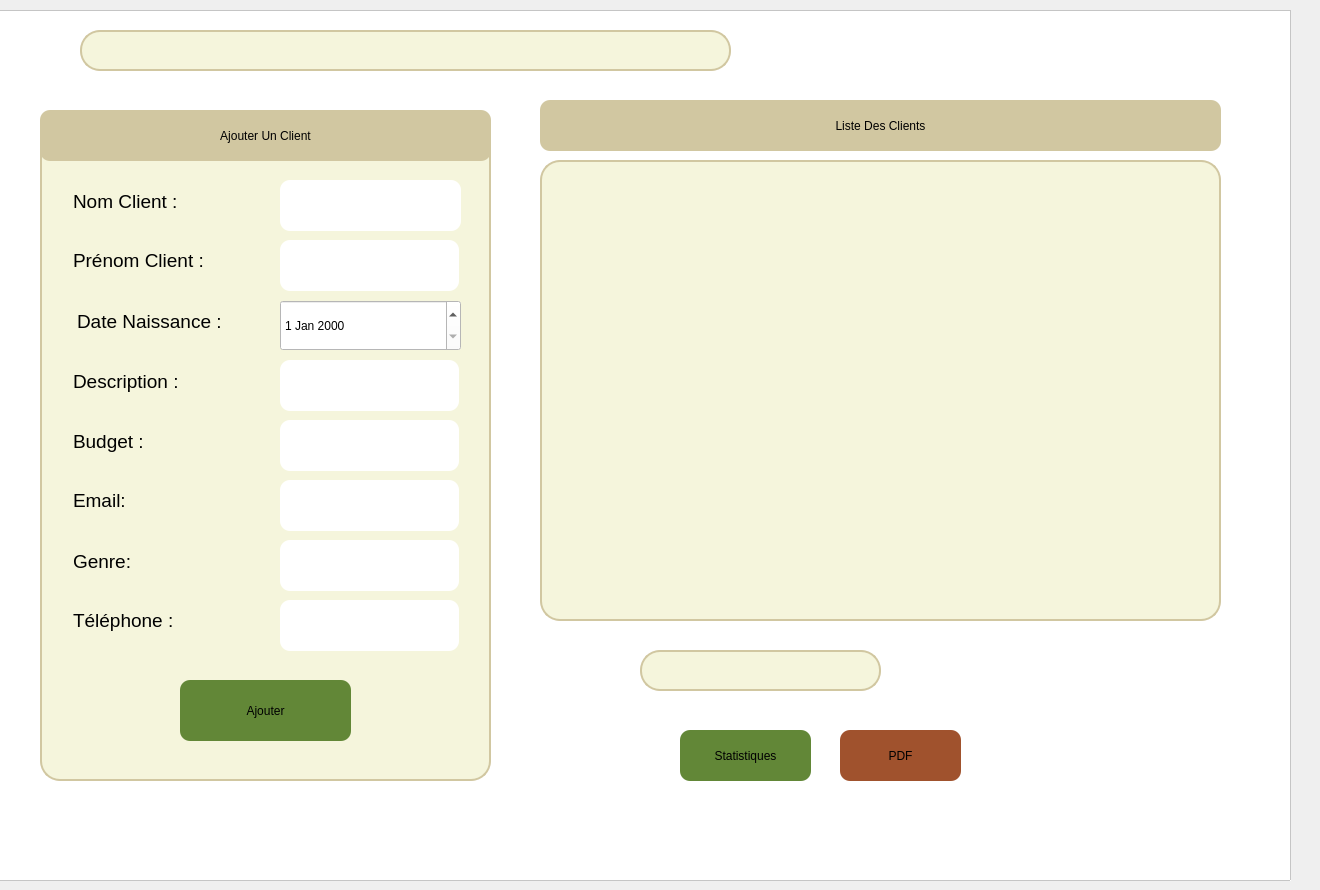
    <widget class="QWidget" name="PageGestionClients">
     <widget class="QFrame" name="frame">
      <property name="geometry">
       <rect>
        <x>-20</x>
        <y>10</y>
        <width>1311</width>
        <height>871</height>
       </rect>
      </property>
      <property name="styleSheet">
       <string notr="true">background-color:rgb(255,255,255);
font:20pt &quot;Segoe Ui&quot;;</string>
      </property>
      <property name="frameShape">
       <enum>QFrame::Shape::StyledPanel</enum>
      </property>
      <property name="frameShadow">
       <enum>QFrame::Shadow::Raised</enum>
      </property>
      <widget class="QLabel" name="label_103">
       <property name="geometry">
        <rect>
         <x>40</x>
         <y>20</y>
         <width>51</width>
         <height>41</height>
        </rect>
       </property>
       <property name="styleSheet">
        <string notr="true">image: url(:/res/search.png)</string>
       </property>
       <property name="text">
        <string/>
       </property>
      </widget>
      <widget class="QLineEdit" name="cher_nom">
       <property name="geometry">
        <rect>
         <x>100</x>
         <y>20</y>
         <width>651</width>
         <height>41</height>
        </rect>
       </property>
       <property name="styleSheet">
        <string notr="true">QLineEdit {
    border: 2px solid rgb(209, 199, 161); /* Bordure légèrement plus foncée */
    border-radius: 20px; /* Coins arrondis */
    color: #000; /* Texte noir */
    padding-left: 20px;
    padding-right: 20px;
    background-color: rgb(245, 245, 220); /* Beige */
}

QLineEdit:hover {
    border: 2px solid rgb(160, 150, 120); /* Bordure plus foncée au survol */
    background-color: rgb(255, 255, 235); /* Fond légèrement plus clair */
}

QLineEdit:focus {
    border: 2px solid rgb(100, 80, 50); /* Bordure encore plus foncée lors du focus */
    background-color: rgb(255, 255, 240); /* Fond encore plus clair lors du focus */
    box-shadow: 0 0 5px rgba(0, 0, 0, 0.2); /* Ombre autour du champ en focus */
}
</string>
       </property>
       <property name="cursorMoveStyle">
        <enum>Qt::CursorMoveStyle::LogicalMoveStyle</enum>
       </property>
      </widget>
      <widget class="QPushButton" name="pushButton_48">
       <property name="geometry">
        <rect>
         <x>860</x>
         <y>720</y>
         <width>121</width>
         <height>51</height>
        </rect>
       </property>
       <property name="styleSheet">
        <string notr="true">QPushButton {
background-color: rgb(160, 82, 45);
font: 10pt &quot;Sylfaen&quot;;
border-radius: 10px;
}
QPushButton:hover {
    background-color: #D2B48C; /* Marron soft */
}
</string>
       </property>
       <property name="text">
        <string>PDF</string>
       </property>
      </widget>
      <widget class="QLineEdit" name="input">
       <property name="geometry">
        <rect>
         <x>660</x>
         <y>640</y>
         <width>241</width>
         <height>41</height>
        </rect>
       </property>
       <property name="styleSheet">
        <string notr="true">QLineEdit {
    border: 2px solid rgb(209, 199, 161); /* Bordure légèrement plus foncée */
    border-radius: 20px; /* Coins arrondis */
    color: #000; /* Texte noir */
    padding-left: 20px;
    padding-right: 20px;
    background-color: rgb(245, 245, 220); /* Beige */
}

QLineEdit:hover {
    border: 2px solid rgb(160, 150, 120); /* Bordure plus foncée au survol */
    background-color: rgb(255, 255, 235); /* Fond légèrement plus clair */
}

QLineEdit:focus {
    border: 2px solid rgb(100, 80, 50); /* Bordure encore plus foncée lors du focus */
    background-color: rgb(255, 255, 240); /* Fond encore plus clair lors du focus */
    box-shadow: 0 0 5px rgba(0, 0, 0, 0.2); /* Ombre autour du champ en focus */
}
</string>
       </property>
       <property name="cursorMoveStyle">
        <enum>Qt::CursorMoveStyle::LogicalMoveStyle</enum>
       </property>
      </widget>
      <widget class="QPushButton" name="pushButton_47">
       <property name="geometry">
        <rect>
         <x>700</x>
         <y>720</y>
         <width>131</width>
         <height>51</height>
        </rect>
       </property>
       <property name="styleSheet">
        <string notr="true">QPushButton {
background-color: rgb(98, 135, 55);
font: 10pt &quot;Sylfaen&quot;;
border-radius: 10px;
}
QPushButton:hover {
background-color: #7E9C5A;
}</string>
       </property>
       <property name="text">
        <string>Statistiques</string>
       </property>
      </widget>
      <widget class="QFrame" name="frame_16">
       <property name="geometry">
        <rect>
         <x>60</x>
         <y>100</y>
         <width>451</width>
         <height>671</height>
        </rect>
       </property>
       <property name="styleSheet">
        <string notr="true">QFrame {
    border: 2px solid rgb(209, 199, 161); /* Bordure légèrement plus foncée */
    border-radius: 20px; /* Coins arrondis */
    color: #000; /* Texte noir */
    padding-left: 20px;
    padding-right: 20px;
    background-color: rgb(245, 245, 220); /* Beige */
}

QLineEdit:hover {
    border: 2px solid rgb(160, 150, 120); /* Bordure plus foncée au survol */
    background-color: rgb(255, 255, 235); /* Fond légèrement plus clair */
}

QFrame:focus {
   border: 2px solid rgb(100, 80, 50); /* Bordure encore plus foncée lors du focus */
    background-color: rgb(255, 255, 240); /* Fond encore plus clair lors du focus */
    box-shadow: 0 0 5px rgba(0, 0, 0, 0.2); /* Ombre autour du champ en focus */
}
</string>
       </property>
       <property name="frameShape">
        <enum>QFrame::Shape::StyledPanel</enum>
       </property>
       <property name="frameShadow">
        <enum>QFrame::Shadow::Raised</enum>
       </property>
       <widget class="QPushButton" name="pushButton_49">
        <property name="geometry">
         <rect>
          <x>0</x>
          <y>0</y>
          <width>451</width>
          <height>51</height>
         </rect>
        </property>
        <property name="styleSheet">
         <string notr="true">QPushButton {
background-color:rgb(209, 199, 161);
font: 10pt &quot;Sylfaen&quot;;
border-radius: 10px;
}
QPushButton:hover {
    background-color: #F5F5DC; /* Beige soft */
}</string>
        </property>
        <property name="text">
         <string>Ajouter Un Client</string>
        </property>
       </widget>
       <widget class="QLineEdit" name="desc">
        <property name="geometry">
         <rect>
          <x>240</x>
          <y>250</y>
          <width>179</width>
          <height>51</height>
         </rect>
        </property>
        <property name="styleSheet">
         <string notr="true">border-radius:10px;
font-size:14px</string>
        </property>
       </widget>
       <widget class="QLineEdit" name="prenomC">
        <property name="geometry">
         <rect>
          <x>240</x>
          <y>130</y>
          <width>179</width>
          <height>51</height>
         </rect>
        </property>
        <property name="styleSheet">
         <string notr="true">border-radius:10px;
font-size:14px</string>
        </property>
       </widget>
       <widget class="QLineEdit" name="nomC">
        <property name="geometry">
         <rect>
          <x>240</x>
          <y>70</y>
          <width>181</width>
          <height>51</height>
         </rect>
        </property>
        <property name="styleSheet">
         <string notr="true">border-radius:10px;
font-size:13px</string>
        </property>
       </widget>
       <widget class="QLineEdit" name="budgetC">
        <property name="geometry">
         <rect>
          <x>240</x>
          <y>310</y>
          <width>179</width>
          <height>51</height>
         </rect>
        </property>
        <property name="styleSheet">
         <string notr="true">border-radius:10px;
font-size:14px</string>
        </property>
       </widget>
       <widget class="QLineEdit" name="numC">
        <property name="geometry">
         <rect>
          <x>240</x>
          <y>490</y>
          <width>179</width>
          <height>51</height>
         </rect>
        </property>
        <property name="styleSheet">
         <string notr="true">border-radius:10px;
font-size:14px</string>
        </property>
       </widget>
       <widget class="QLineEdit" name="emailC">
        <property name="geometry">
         <rect>
          <x>240</x>
          <y>370</y>
          <width>179</width>
          <height>51</height>
         </rect>
        </property>
        <property name="styleSheet">
         <string notr="true">border-radius:10px;
font-size:14px</string>
        </property>
       </widget>
       <widget class="QLineEdit" name="genreC">
        <property name="geometry">
         <rect>
          <x>240</x>
          <y>430</y>
          <width>179</width>
          <height>51</height>
         </rect>
        </property>
        <property name="styleSheet">
         <string notr="true">border-radius:10px;
font-size:14px</string>
        </property>
       </widget>
       <widget class="QPushButton" name="ajouterC">
        <property name="geometry">
         <rect>
          <x>140</x>
          <y>570</y>
          <width>171</width>
          <height>61</height>
         </rect>
        </property>
        <property name="styleSheet">
         <string notr="true">QPushButton {
background-color: rgb(98, 135, 55);
font: 10pt &quot;Sylfaen&quot;;
border-radius: 10px;
}
QPushButton:hover {
background-color: #7E9C5A;
}</string>
        </property>
        <property name="text">
         <string>Ajouter</string>
        </property>
       </widget>
       <widget class="QLabel" name="label_115">
        <property name="geometry">
         <rect>
          <x>10</x>
          <y>360</y>
          <width>223</width>
          <height>62</height>
         </rect>
        </property>
        <property name="styleSheet">
         <string notr="true">border:none;
</string>
        </property>
        <property name="text">
         <string>&lt;html&gt;&lt;head/&gt;&lt;body&gt;&lt;p&gt;&lt;span style=&quot; font-size:14pt;&quot;&gt;Email:&lt;/span&gt;&lt;/p&gt;&lt;/body&gt;&lt;/html&gt;</string>
        </property>
       </widget>
       <widget class="QLabel" name="label_116">
        <property name="geometry">
         <rect>
          <x>10</x>
          <y>420</y>
          <width>223</width>
          <height>63</height>
         </rect>
        </property>
        <property name="styleSheet">
         <string notr="true">border:none;
</string>
        </property>
        <property name="text">
         <string>&lt;html&gt;&lt;head/&gt;&lt;body&gt;&lt;p&gt;&lt;span style=&quot; font-size:14pt;&quot;&gt;Genre:&lt;/span&gt;&lt;/p&gt;&lt;/body&gt;&lt;/html&gt;</string>
        </property>
       </widget>
       <widget class="QLabel" name="label_113">
        <property name="geometry">
         <rect>
          <x>10</x>
          <y>300</y>
          <width>223</width>
          <height>63</height>
         </rect>
        </property>
        <property name="styleSheet">
         <string notr="true">border:none;
</string>
        </property>
        <property name="text">
         <string>&lt;html&gt;&lt;head/&gt;&lt;body&gt;&lt;p&gt;&lt;span style=&quot; font-size:14pt;&quot;&gt;Budget :&lt;/span&gt;&lt;/p&gt;&lt;/body&gt;&lt;/html&gt;</string>
        </property>
       </widget>
       <widget class="QLabel" name="label_114">
        <property name="geometry">
         <rect>
          <x>10</x>
          <y>120</y>
          <width>223</width>
          <height>62</height>
         </rect>
        </property>
        <property name="styleSheet">
         <string notr="true">
border:none;
</string>
        </property>
        <property name="text">
         <string>&lt;html&gt;&lt;head/&gt;&lt;body&gt;&lt;p&gt;&lt;span style=&quot; font-size:14pt;&quot;&gt;Prénom Client :&lt;/span&gt;&lt;/p&gt;&lt;/body&gt;&lt;/html&gt;</string>
        </property>
       </widget>
       <widget class="QLabel" name="label_112">
        <property name="geometry">
         <rect>
          <x>10</x>
          <y>60</y>
          <width>223</width>
          <height>63</height>
         </rect>
        </property>
        <property name="styleSheet">
         <string notr="true">border:none;</string>
        </property>
        <property name="text">
         <string>&lt;html&gt;&lt;head/&gt;&lt;body&gt;&lt;p&gt;&lt;span style=&quot; font-size:14pt;&quot;&gt;Nom Client :&lt;/span&gt;&lt;/p&gt;&lt;/body&gt;&lt;/html&gt;</string>
        </property>
       </widget>
       <widget class="QLabel" name="label_108">
        <property name="geometry">
         <rect>
          <x>10</x>
          <y>241</y>
          <width>223</width>
          <height>62</height>
         </rect>
        </property>
        <property name="styleSheet">
         <string notr="true">border:none;
</string>
        </property>
        <property name="text">
         <string>&lt;html&gt;&lt;head/&gt;&lt;body&gt;&lt;p&gt;&lt;span style=&quot; font-size:14pt;&quot;&gt;Description :&lt;/span&gt;&lt;/p&gt;&lt;/body&gt;&lt;/html&gt;</string>
        </property>
       </widget>
       <widget class="QLabel" name="label_109">
        <property name="geometry">
         <rect>
          <x>10</x>
          <y>180</y>
          <width>223</width>
          <height>63</height>
         </rect>
        </property>
        <property name="font">
         <font>
          <family>Segoe Ui</family>
          <pointsize>20</pointsize>
          <italic>false</italic>
          <bold>false</bold>
          <kerning>true</kerning>
         </font>
        </property>
        <property name="styleSheet">
         <string notr="true">border:none;
</string>
        </property>
        <property name="text">
         <string>&lt;html&gt;&lt;head/&gt;&lt;body&gt;&lt;p&gt;&lt;span style=&quot; font-size:14pt;&quot;&gt;Date Naissance :&lt;/span&gt;&lt;/p&gt;&lt;/body&gt;&lt;/html&gt;</string>
        </property>
       </widget>
       <widget class="QLabel" name="label_111">
        <property name="geometry">
         <rect>
          <x>10</x>
          <y>480</y>
          <width>223</width>
          <height>62</height>
         </rect>
        </property>
        <property name="styleSheet">
         <string notr="true">border:none;
</string>
        </property>
        <property name="text">
         <string>&lt;html&gt;&lt;head/&gt;&lt;body&gt;&lt;p&gt;&lt;span style=&quot; font-size:14pt;&quot;&gt;Téléphone :&lt;/span&gt;&lt;/p&gt;&lt;/body&gt;&lt;/html&gt;</string>
        </property>
       </widget>
       <widget class="QDateEdit" name="dateN">
        <property name="geometry">
         <rect>
          <x>240</x>
          <y>190</y>
          <width>181</width>
          <height>51</height>
         </rect>
        </property>
       </widget>
      </widget>
      <widget class="QPushButton" name="favorisProjet_2">
       <property name="geometry">
        <rect>
         <x>810</x>
         <y>10</y>
         <width>51</width>
         <height>51</height>
        </rect>
       </property>
       <property name="styleSheet">
        <string notr="true">background-color:rgb(255,255,255);
font: 10pt &quot;Sylfaen&quot;;
border-radius: 20px;</string>
       </property>
       <property name="text">
        <string/>
       </property>
       <property name="icon">
        <iconset resource="img.qrc">
         <normaloff>:/res/zoom.png</normaloff>
         <normalon>:/res/zommshadow.jpeg</normalon>:/res/zoom.png</iconset>
       </property>
       <property name="iconSize">
        <size>
         <width>50</width>
         <height>50</height>
        </size>
       </property>
      </widget>
      <widget class="QPushButton" name="notifications_2">
       <property name="geometry">
        <rect>
         <x>890</x>
         <y>10</y>
         <width>51</width>
         <height>51</height>
        </rect>
       </property>
       <property name="styleSheet">
        <string notr="true">background-color:rgb(255,255,255);
font: 10pt &quot;Sylfaen&quot;;
border-radius: 10px;</string>
       </property>
       <property name="text">
        <string/>
       </property>
       <property name="icon">
        <iconset resource="img.qrc">
         <normaloff>:/res/notif.png</normaloff>:/res/notif.png</iconset>
       </property>
       <property name="iconSize">
        <size>
         <width>50</width>
         <height>50</height>
        </size>
       </property>
      </widget>
      <widget class="QPushButton" name="supprimerC">
       <property name="enabled">
        <bool>true</bool>
       </property>
       <property name="geometry">
        <rect>
         <x>940</x>
         <y>630</y>
         <width>50</width>
         <height>60</height>
        </rect>
       </property>
       <property name="cursor">
        <cursorShape>ArrowCursor</cursorShape>
       </property>
       <property name="toolTip">
        <string/>
       </property>
       <property name="styleSheet">
        <string notr="true">background-color:rgb(255,255,255);
font: 10pt &quot;Sylfaen&quot;;
border-radius: 10px;</string>
       </property>
       <property name="text">
        <string/>
       </property>
       <property name="icon">
        <iconset resource="img.qrc">
         <normaloff>:/res/suppr.png</normaloff>:/res/suppr.png</iconset>
       </property>
       <property name="iconSize">
        <size>
         <width>50</width>
         <height>50</height>
        </size>
       </property>
      </widget>
      <widget class="QPushButton" name="modifierC">
       <property name="enabled">
        <bool>true</bool>
       </property>
       <property name="geometry">
        <rect>
         <x>1010</x>
         <y>630</y>
         <width>50</width>
         <height>60</height>
        </rect>
       </property>
       <property name="cursor">
        <cursorShape>ArrowCursor</cursorShape>
       </property>
       <property name="toolTip">
        <string/>
       </property>
       <property name="styleSheet">
        <string notr="true">background-color:rgb(255,255,255);
font: 10pt &quot;Sylfaen&quot;;
border-radius: 10px;</string>
       </property>
       <property name="text">
        <string/>
       </property>
       <property name="icon">
        <iconset resource="img.qrc">
         <normaloff>:/res/modif.png</normaloff>:/res/modif.png</iconset>
       </property>
       <property name="iconSize">
        <size>
         <width>50</width>
         <height>50</height>
        </size>
       </property>
      </widget>
      <widget class="QLabel" name="label_175">
       <property name="geometry">
        <rect>
         <x>970</x>
         <y>10</y>
         <width>51</width>
         <height>51</height>
        </rect>
       </property>
       <property name="styleSheet">
        <string notr="true">image:url(:/res/likes.png)</string>
       </property>
       <property name="text">
        <string/>
       </property>
      </widget>
      <widget class="QTableView" name="tableView">
       <property name="geometry">
        <rect>
         <x>560</x>
         <y>150</y>
         <width>681</width>
         <height>461</height>
        </rect>
       </property>
       <property name="styleSheet">
        <string notr="true">QTableView {
    border: 2px solid rgb(209, 199, 161); /* Bordure légèrement plus foncée */
    border-radius: 20px; /* Coins arrondis */
    color: #000; /* Texte noir */
    padding-left: 20px;
    padding-right: 20px;
    background-color: rgb(245, 245, 220); /* Beige */
}

QTableView::item:hover {
    background-color: rgb(255, 255, 235); /* Fond légèrement plus clair au survol */
    border: 2px solid rgb(160, 150, 120); /* Bordure plus foncée au survol */
}

QTableView:focus {
    border: 2px solid rgb(100, 80, 50); /* Bordure encore plus foncée lors du focus */
    background-color: rgb(255, 255, 240); /* Fond encore plus clair lors du focus */
    box-shadow: 0 0 5px rgba(0, 0, 0, 0.2); /* Ombre autour du champ en focus */
}

</string>
       </property>
      </widget>
      <widget class="QPushButton" name="loadClientById">
       <property name="geometry">
        <rect>
         <x>560</x>
         <y>90</y>
         <width>681</width>
         <height>51</height>
        </rect>
       </property>
       <property name="styleSheet">
        <string notr="true">QPushButton {
background-color:rgb(209, 199, 161);
font: 10pt &quot;Sylfaen&quot;;
border-radius: 10px;
}
QPushButton:hover {
    background-color: #F5F5DC; /* Beige soft */
}</string>
       </property>
       <property name="text">
        <string>Liste Des Clients</string>
       </property>
      </widget>
      <widget class="QPushButton" name="trier">
       <property name="geometry">
        <rect>
         <x>1080</x>
         <y>630</y>
         <width>71</width>
         <height>61</height>
        </rect>
       </property>
       <property name="styleSheet">
        <string notr="true">QPushButton {
    background-color: rgb(255, 255, 255); /* Beige */
font: 10pt &quot;Sylfaen&quot;;
border-radius: 10px;
}</string>
       </property>
       <property name="text">
        <string/>
       </property>
       <property name="icon">
        <iconset resource="img.qrc">
         <normaloff>:/tri.png</normaloff>:/tri.png</iconset>
       </property>
       <property name="iconSize">
        <size>
         <width>41</width>
         <height>41</height>
        </size>
       </property>
      </widget>
     </widget>
    </widget>
